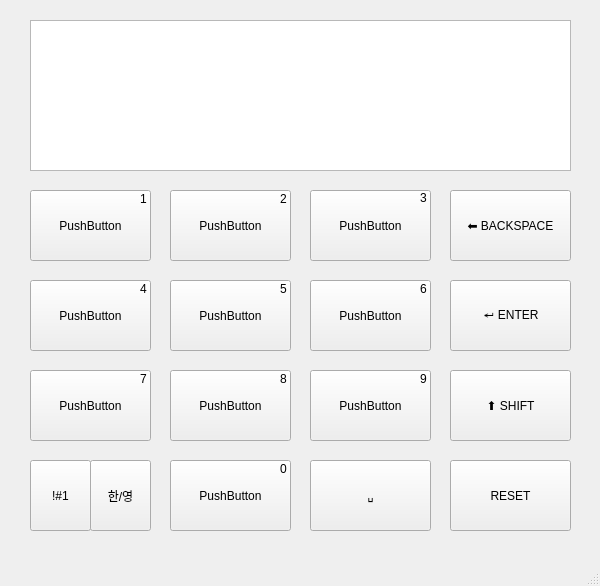
<?xml version="1.0" encoding="UTF-8"?>
<ui version="4.0">
 <class>MainWindow</class>
 <widget class="QMainWindow" name="MainWindow">
  <property name="geometry">
   <rect>
    <x>0</x>
    <y>0</y>
    <width>600</width>
    <height>586</height>
   </rect>
  </property>
  <property name="windowTitle">
   <string>MainWindow</string>
  </property>
  <widget class="QWidget" name="centralwidget">
   <widget class="QPushButton" name="button1">
    <property name="geometry">
     <rect>
      <x>30</x>
      <y>190</y>
      <width>121</width>
      <height>71</height>
     </rect>
    </property>
    <property name="text">
     <string>PushButton</string>
    </property>
   </widget>
   <widget class="QTextEdit" name="textEdit">
    <property name="geometry">
     <rect>
      <x>30</x>
      <y>20</y>
      <width>541</width>
      <height>151</height>
     </rect>
    </property>
   </widget>
   <widget class="QPushButton" name="button2">
    <property name="geometry">
     <rect>
      <x>170</x>
      <y>190</y>
      <width>121</width>
      <height>71</height>
     </rect>
    </property>
    <property name="text">
     <string>PushButton</string>
    </property>
   </widget>
   <widget class="QPushButton" name="button3">
    <property name="geometry">
     <rect>
      <x>310</x>
      <y>190</y>
      <width>121</width>
      <height>71</height>
     </rect>
    </property>
    <property name="text">
     <string>PushButton</string>
    </property>
   </widget>
   <widget class="QPushButton" name="button4">
    <property name="geometry">
     <rect>
      <x>30</x>
      <y>280</y>
      <width>121</width>
      <height>71</height>
     </rect>
    </property>
    <property name="text">
     <string>PushButton</string>
    </property>
   </widget>
   <widget class="QPushButton" name="button5">
    <property name="geometry">
     <rect>
      <x>170</x>
      <y>280</y>
      <width>121</width>
      <height>71</height>
     </rect>
    </property>
    <property name="text">
     <string>PushButton</string>
    </property>
   </widget>
   <widget class="QPushButton" name="button6">
    <property name="geometry">
     <rect>
      <x>310</x>
      <y>280</y>
      <width>121</width>
      <height>71</height>
     </rect>
    </property>
    <property name="text">
     <string>PushButton</string>
    </property>
   </widget>
   <widget class="QPushButton" name="button9">
    <property name="geometry">
     <rect>
      <x>310</x>
      <y>370</y>
      <width>121</width>
      <height>71</height>
     </rect>
    </property>
    <property name="text">
     <string>PushButton</string>
    </property>
   </widget>
   <widget class="QPushButton" name="button8">
    <property name="geometry">
     <rect>
      <x>170</x>
      <y>370</y>
      <width>121</width>
      <height>71</height>
     </rect>
    </property>
    <property name="text">
     <string>PushButton</string>
    </property>
   </widget>
   <widget class="QPushButton" name="button7">
    <property name="geometry">
     <rect>
      <x>30</x>
      <y>370</y>
      <width>121</width>
      <height>71</height>
     </rect>
    </property>
    <property name="text">
     <string>PushButton</string>
    </property>
   </widget>
   <widget class="QPushButton" name="enter">
    <property name="geometry">
     <rect>
      <x>450</x>
      <y>280</y>
      <width>121</width>
      <height>71</height>
     </rect>
    </property>
    <property name="text">
     <string>↵ ENTER</string>
    </property>
   </widget>
   <widget class="QPushButton" name="back_space">
    <property name="geometry">
     <rect>
      <x>450</x>
      <y>190</y>
      <width>121</width>
      <height>71</height>
     </rect>
    </property>
    <property name="styleSheet">
     <string notr="true"/>
    </property>
    <property name="text">
     <string>⬅ BACKSPACE</string>
    </property>
   </widget>
   <widget class="QPushButton" name="shift">
    <property name="geometry">
     <rect>
      <x>450</x>
      <y>370</y>
      <width>121</width>
      <height>71</height>
     </rect>
    </property>
    <property name="mouseTracking">
     <bool>false</bool>
    </property>
    <property name="text">
     <string>⬆ SHIFT</string>
    </property>
    <property name="checkable">
     <bool>false</bool>
    </property>
   </widget>
   <widget class="QPushButton" name="space">
    <property name="geometry">
     <rect>
      <x>310</x>
      <y>460</y>
      <width>121</width>
      <height>71</height>
     </rect>
    </property>
    <property name="text">
     <string>␣</string>
    </property>
   </widget>
   <widget class="QPushButton" name="boutton_symbol">
    <property name="geometry">
     <rect>
      <x>30</x>
      <y>460</y>
      <width>61</width>
      <height>71</height>
     </rect>
    </property>
    <property name="text">
     <string>!#1</string>
    </property>
   </widget>
   <widget class="QPushButton" name="button0">
    <property name="geometry">
     <rect>
      <x>170</x>
      <y>460</y>
      <width>121</width>
      <height>71</height>
     </rect>
    </property>
    <property name="text">
     <string>PushButton</string>
    </property>
   </widget>
   <widget class="QPushButton" name="reset">
    <property name="geometry">
     <rect>
      <x>450</x>
      <y>460</y>
      <width>121</width>
      <height>71</height>
     </rect>
    </property>
    <property name="text">
     <string>RESET</string>
    </property>
   </widget>
   <widget class="QPushButton" name="change_languge">
    <property name="geometry">
     <rect>
      <x>90</x>
      <y>460</y>
      <width>61</width>
      <height>71</height>
     </rect>
    </property>
    <property name="text">
     <string>한/영</string>
    </property>
   </widget>
   <widget class="QLabel" name="label">
    <property name="geometry">
     <rect>
      <x>140</x>
      <y>190</y>
      <width>16</width>
      <height>17</height>
     </rect>
    </property>
    <property name="text">
     <string>1</string>
    </property>
   </widget>
   <widget class="QLabel" name="label_2">
    <property name="geometry">
     <rect>
      <x>280</x>
      <y>190</y>
      <width>16</width>
      <height>17</height>
     </rect>
    </property>
    <property name="text">
     <string>2</string>
    </property>
   </widget>
   <widget class="QLabel" name="label_3">
    <property name="geometry">
     <rect>
      <x>140</x>
      <y>280</y>
      <width>16</width>
      <height>17</height>
     </rect>
    </property>
    <property name="text">
     <string>4</string>
    </property>
   </widget>
   <widget class="QLabel" name="label_4">
    <property name="geometry">
     <rect>
      <x>420</x>
      <y>190</y>
      <width>16</width>
      <height>16</height>
     </rect>
    </property>
    <property name="text">
     <string>3</string>
    </property>
   </widget>
   <widget class="QLabel" name="label_5">
    <property name="geometry">
     <rect>
      <x>420</x>
      <y>280</y>
      <width>16</width>
      <height>17</height>
     </rect>
    </property>
    <property name="text">
     <string>6</string>
    </property>
   </widget>
   <widget class="QLabel" name="label_6">
    <property name="geometry">
     <rect>
      <x>140</x>
      <y>370</y>
      <width>16</width>
      <height>17</height>
     </rect>
    </property>
    <property name="text">
     <string>7</string>
    </property>
   </widget>
   <widget class="QLabel" name="label_7">
    <property name="geometry">
     <rect>
      <x>280</x>
      <y>370</y>
      <width>16</width>
      <height>17</height>
     </rect>
    </property>
    <property name="text">
     <string>8</string>
    </property>
   </widget>
   <widget class="QLabel" name="label_8">
    <property name="geometry">
     <rect>
      <x>280</x>
      <y>280</y>
      <width>16</width>
      <height>17</height>
     </rect>
    </property>
    <property name="text">
     <string>5</string>
    </property>
   </widget>
   <widget class="QLabel" name="label_10">
    <property name="geometry">
     <rect>
      <x>420</x>
      <y>370</y>
      <width>16</width>
      <height>17</height>
     </rect>
    </property>
    <property name="text">
     <string>9</string>
    </property>
   </widget>
   <widget class="QLabel" name="label_11">
    <property name="geometry">
     <rect>
      <x>280</x>
      <y>460</y>
      <width>16</width>
      <height>17</height>
     </rect>
    </property>
    <property name="text">
     <string>0</string>
    </property>
   </widget>
  </widget>
  <widget class="QMenuBar" name="menubar">
   <property name="geometry">
    <rect>
     <x>0</x>
     <y>0</y>
     <width>600</width>
     <height>22</height>
    </rect>
   </property>
  </widget>
  <widget class="QStatusBar" name="statusbar"/>
 </widget>
 <resources/>
 <connections/>
</ui>
